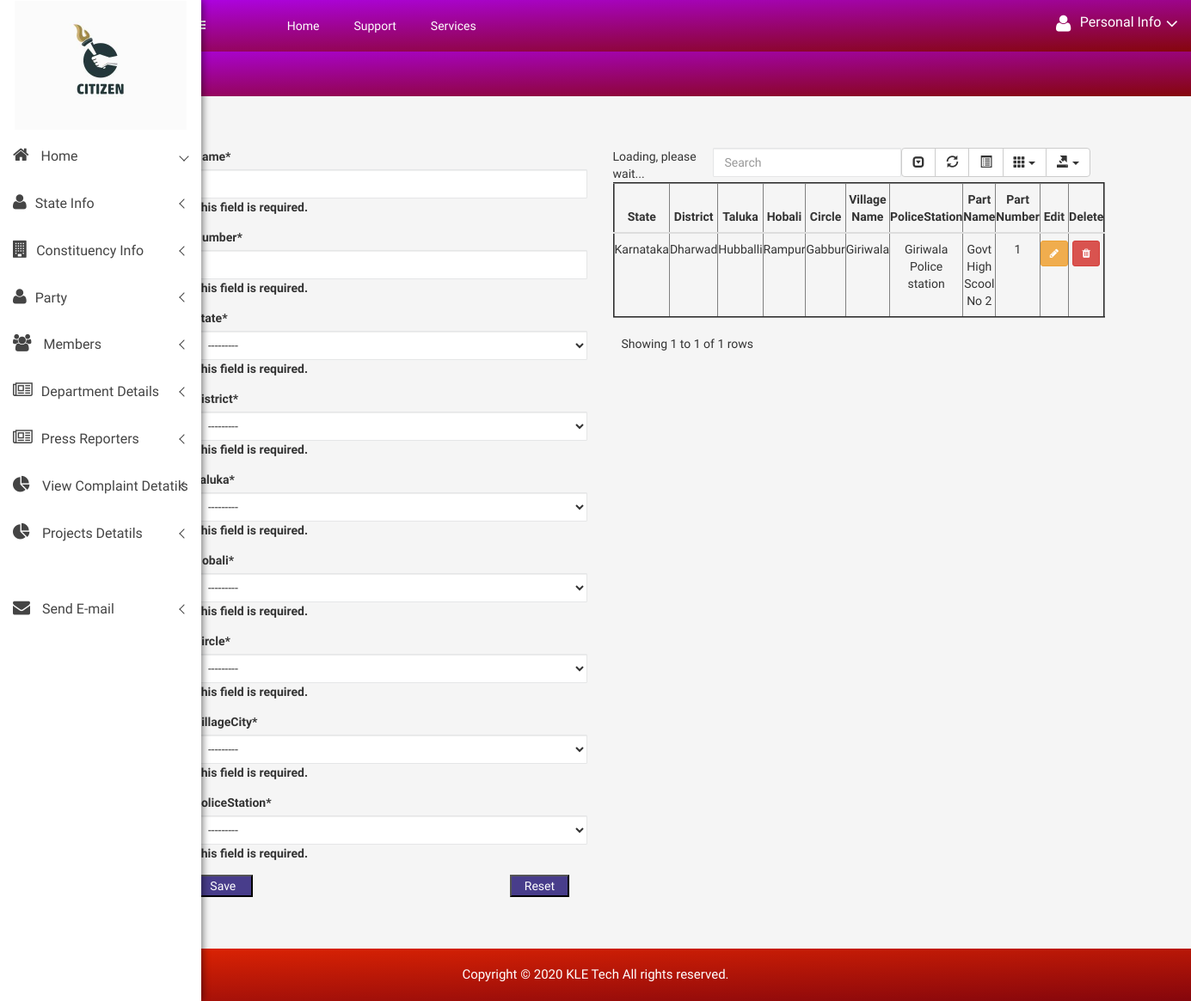
Page /citizen/partdetailcreate/ on the committed database.
### citizen/models.py (models this page shows, shortened)
class State(models.Model):
    Code = models.CharField(max_length=200)
    State = models.CharField(max_length=200, )
    def __str__(self):
        return self.State

class PartDetails(models.Model):
    Name = models.CharField(max_length=200)
    Number = models.IntegerField()
    State = models.ForeignKey('State', on_delete=models.CASCADE)
    District = models.ForeignKey('District', on_delete=models.CASCADE)
    Taluka = models.ForeignKey('Taluka', on_delete=models.CASCADE)
    Hobali = models.ForeignKey('Hobali', on_delete=models.CASCADE)
    VillageCity = models.ForeignKey('VillageCity', on_delete=models.CASCADE)
    Circle = models.ForeignKey('Circle', on_delete=models.CASCADE)
    PoliceStation = models.ForeignKey('PoliceStation', on_delete=models.CASCADE)

class District(models.Model):
    Code = models.CharField(max_length=200)
    Name = models.CharField(max_length=200)
    State = models.ForeignKey('State', on_delete=models.CASCADE)
    def __str__(self):
        return self.Name

class Taluka(models.Model):
    State = models.ForeignKey('State', on_delete=models.SET_NULL, null=True)
    District = models.ForeignKey('District', on_delete=models.SET_NULL, null=True)
    Code = models.CharField(max_length=200)
    Name = models.CharField(max_length=200)
    def __str__(self):
        return self.Name

class Hobali(models.Model):
    Name = models.CharField(max_length=200)
    State = models.ForeignKey('State', on_delete=models.CASCADE)
    District = models.ForeignKey('District', on_delete=models.CASCADE)
    Taluka = models.ForeignKey('Taluka', on_delete=models.CASCADE)
    def __str__(self):
        return self.Name

class Circle(models.Model):
    State = models.ForeignKey('State', on_delete=models.CASCADE)
    District = models.ForeignKey('District', on_delete=models.CASCADE)
    Taluka = models.ForeignKey('Taluka', on_delete=models.CASCADE)
    Hobali = models.ForeignKey('Hobali', on_delete=models.CASCADE)
    Name = models.CharField(max_length=200)
    def __str__(self):
        return self.Name

class VillageCity(models.Model):
    Name = models.CharField(max_length=200)
    Pincode = models.IntegerField()
    State = models.ForeignKey('State', on_delete=models.CASCADE)
    District = models.ForeignKey('District', on_delete=models.CASCADE)
    Taluka = models.ForeignKey('Taluka', on_delete=models.CASCADE)
    Hobali = models.ForeignKey('Hobali', on_delete=models.CASCADE)
    Circle = models.ForeignKey('Circle', on_delete=models.CASCADE)
    def __str__(self):
        return self.Name

class PoliceStation(models.Model):
    Name = models.CharField(max_length=200)
    State = models.ForeignKey('State', on_delete=models.CASCADE)
    District = models.ForeignKey('District', on_delete=models.CASCADE)
    Taluka = models.ForeignKey('Taluka', on_delete=models.CASCADE)
    Hobali = models.ForeignKey('Hobali', on_delete=models.CASCADE)
    VillageCity = models.ForeignKey('VillageCity', on_delete=models.CASCADE)
    Circle = models.ForeignKey(Circle, on_delete=models.CASCADE)

### citizen/views.py (the view)
# urls.py: path('partdetailcreate/', views.partdetailcreate, name='partdetailcreate'),
def partdetailcreate(request):
    form = PartDetailsForms(request.POST)
    if form.is_valid():
        form.save()
        return redirect('citizen:partdetailcreate')
    return render(request, 'citizen/PartDetails_form.html',
                  {'form': form, 'partdetails': PartDetails.objects.all().order_by('Name')})

### citizen/forms.py (shortened to what this page needs)
class PartDetailsForms(forms.ModelForm):
    class Meta:
        model = PartDetails
        fields = ('Name', 'Number', 'State', 'District', 'Taluka', 'Hobali', 'Circle', 'VillageCity', 'PoliceStation')
    def __init__(self, *args, **kwargs):
        super().__init__(*args, **kwargs)
        self.fields['PoliceStation'].queryset = PoliceStation.objects.none()

### citizen/templates/citizen/PartDetails_form.html (shortened to what this page needs)
{% extends 'citizen/base.html' %}
    {% load static %}
{% block body %}
 {% include "citizen/sidebar.html" %}
 <div class="all-content-wrapper">
        <div class="container-fluid">
            <div class="row">
                <div class="col-lg-12 col-md-12 col-sm-12 col-xs-12">
                    <div class="logo-pro">
                        <a href="index.html"><img class="main-logo" src="img/logo/logo.png" alt="" /></a>
                    </div>
                </div>
            </div>
        </div>
        <div class="header-advance-area">
            <div class="header-top-area">
                <div class="container-fluid">
                    <div class="row">
                        <div class="col-lg-12 col-md-12 col-sm-12 col-xs-12">
                            <div class="header-top-wraper">
                                <div class="row">
                                    <div class="col-lg-1 col-md-0 col-sm-1 col-xs-12">
                                        <div class="menu-switcher-pro">
                                            <button type="button" id="sidebarCollapse" class="btn bar-button-pro header-drl-controller-btn btn-info navbar-btn">
												</button>
                                        </div>
                                    </div>
                                   <div class="col-lg-6 col-md-7 col-sm-6 col-xs-12">
                                        <div class="header-top-menu tabl-d-n">
                                            <ul class="nav navbar-nav mai-top-nav">
                                                <li class="nav-item"><a href="{% url 'citizen:admin_index' %}" class="nav-link">Home</a>
                                                </li>
                                                <li class="nav-item"><a href="{% url 'citizen:admin_index' %}" class="nav-link">Support</a>
                                                </li>
                                                <li class="nav-item"><a href="#" class="nav-link">Services</a>
                                                </li>
                                            </ul>
                                        </div>
                                    </div>
                                    <div class="col-lg-5 col-md-5 col-sm-12 col-xs-12">
                                        <div class="header-right-info">
                                            <ul class="nav navbar-nav mai-top-nav header-right-menu">
                                                <li class="nav-item">
                                                <li class="nav-item">
                                                    <a href="#" data-toggle="dropdown" role="button" aria-expanded="false" class="nav-link dropdown-toggle">
															<i class="fa fa-user adminpro-user-rounded header-riht-inf" aria-hidden="true"></i>
															<span class="admin-name">Personal Info</span>
															<i class="fa fa-angle-down adminpro-icon adminpro-down-arrow"></i>
														</a>
                                        </div>
                                    </div>
                                </div>
                            </div>
                        </div>
                    </div>
                </div>
            </div>
            <div class="breadcome-area">
                <div class="container-fluid">
                    <div class="row">
                        <div class="col-lg-12 col-md-12 col-sm-12 col-xs-12">
                            <div class="breadcome-list single-page-breadcome">
                                <div class="row">
                                    <div class="col-lg-6 col-md-6 col-sm-6 col-xs-6">
                                    </div>
                                </div>
                            </div>
                        </div>
                    </div>
                </div>
            </div>
        </div>
<br>
<br>
<br>
<div class="container">
    {% load crispy_forms_tags %}
    <div class = "row">
        <div class="col-lg-5">
            <form method="post" id="PartDetailsForms" data-District-url="{% url 'citizen:ajax_load_Police' %}"  novalidate>
    <table>
     {{form|crispy}}
    </table>
    <button class="button" type="submit"  style="width:15%;background:darkslateblue;color:white;">Save</button>&emsp;&emsp;&emsp;&emsp;&emsp;&emsp;&emsp;&emsp; &emsp;&emsp;&emsp;&emsp; &emsp;&emsp;&emsp;&emsp; &emsp;&emsp;&emsp;&emsp;
                 <button class="button1" type="reset" value="Reset" style="width:15%;background:darkslateblue;color:white;">Reset</button>
  </form>
        </div>
        <div class = "col-lg-6">
            {% if partdetails %}
 <table class="table"  style="width:100%;" border="2" id="table" data-toggle="table" data-pagination="true" data-search="true" data-show-columns="true"
                    data-show-pagination-switch="true" data-show-refresh="true" data-key-events="true"
                    data-show-toggle="true" data-resizable="true" data-cookie="true"
                                            data-cookie-id-table="saveId" data-show-export="true"
                    data-click-to-select="true" data-toolbar="#toolbar" >
     <thead>
         <th><center>State</center></th>
         <th><center>District</center></th>
         <th><center>Taluka</center></th>
         <th><center>Hobali</center></th>
         <th><center>Circle</center></th>
         <th><center>Village Name</center></th>
         <th><center>PoliceStation</center></th>
         <th><center>Part Name </center></th>
         <th><center>Part Number</center></th>
         <th><center>Edit</center></th>
         <th><center>Delete</center></th>
     </thead>
     <tbody id="myTable">
     {% for i in  partdetails %}
     <tr>
          <td><center>{{i.State.State}}</center></td>
         <td><center>{{i.District.Name}}</center></td>
         <td><center>{{i.Taluka.Name}}</center></td>
         <td><center>{{i.Hobali.Name}}</center></td>
          <td><center>{{i.Circle.Name}}</center></td>
         <td><center>{{i.VillageCity.Name}}</center></td>
         <td><center>{{i.PoliceStation.Name}}</center></td>
          <td><center>{{i.Name}}</center></td>
         <td><center>{{i.Number}}</center></td>
         <td><center>
             <a class="btn btn-sm btn-warning"  href="#">
                 <i class="fa fa-pencil" ></i>
             </a></center>
         </td>
         <td><center>
              <a class="btn btn-sm btn-danger" href="/delete_partdetails/{{i.id}}">
                 <i class="fa fa-trash"></i>
             </a></center>
         </td>
     </tr>
     {% endfor %}
     </tbody>
 </table>
            {% endif %}
        </div>
    </div>
</div>
</div>
<br>
<br>
<br>
     <div class="footer-copyright-area">
            <div class="container-fluid">
                <div class="row">
                    <div class="col-lg-12">
                        <div class="footer-copy-right">
                            <p>Copyright © 2020 <a href="https://www.kletech.ac.in">KLE Tech</a> All rights reserved.</p>
                        </div>
                    </div>
                </div>
            </div>
        </div>
{% endblock %}

### citizen/static/css/main.css (style rules this page uses)
html { color: #222; font-size: 1em; line-height: 1.4; }
audio, canvas, iframe, img, svg, video { vertical-align: middle; }

### citizen/static/style.css (style rules this page uses)
html, body { height: 100%; font-family: 'Play', sans-serif;font-weight:400;background:#f5f5f5; }
img { max-width:100%;height:auto }
p { margin:0 0 15px; }
a { transition: all 0.3s ease 0s;text-decoration:none; }
a:visited, a:link, a:active { text-decoration: none; }
ul { list-style: outside none none; margin: 0; padding: 0 }
.all-content-wrapper { margin-left: 205px; transition: all 0.3s; }
.bar-button-pro { margin: 13px 0px; }
.menu-switcher-pro { transition:all .4s ease 0s; }
.menu-switcher-pro button { background: none; border:none; }
.footer-copyright-area { background: -webkit-linear-gradient(178deg, #e12503 0%, #85060c 100%); background: linear-gradient(178deg, #e12503 0%, #85060c 100%); padding: 20px 0px; text-align: center; }
.footer-copy-right p { margin: 0px; font-size: 15px; color: #fff; }
.footer-copy-right a { color:#fff; text-decoration:none; }
.header-top-menu .navbar-nav>li>a { padding: 20px 20px; color: #fff; font-size:14px; }
.header-right-info .navbar-nav { float:right; padding:17px 0px; }
.header-right-info ul.header-right-menu li { display:inline-block; }
.header-right-info ul.header-right-menu > li > a { display:inline-block; color:#fff; padding: 0px 0px 0px 20px; font-size:22px; text-decoration:none; position:relative; }
.header-right-info .admin-name { display: inline-block; color: #fff; font-size: 16px; position: relative; top: -4px; margin-left:5px; }
.breadcome-list { padding-top:30px; padding-bottom:100px; }
.form-control { background-color: #FFFFFF; background-image: none; border: 1px solid #e5e6e7; border-radius: 1px; color: inherit; display: block; padding: 6px 12px; transition: border-color 0.15s ease-in-out 0s, box-shadow 0.15s ease-in-out 0s; width: 100%; }
.header-advance-area { background: -webkit-linear-gradient(178deg, #ad03e1 0%, #85060c 100%); background: linear-gradient(178deg, #ad03e1 0%, #85060c 100%); }
.header-top-area { position: fixed; background: -webkit-linear-gradient(178deg, #ad03e1 0%, #85060c 100%); background: linear-gradient(178deg, #ad03e1 0%, #85060c 100%); z-index: 99; left: 200px; right: 0; top: 0; margin: 0 auto; transition: all 0.3s; }
.breadcome-list.single-page-breadcome { padding-top: 30px; padding-bottom: 30px; }

### rows in the picture
State: State "---------"
PartDetails: State.State "Karnataka", District.Name "Dharwad", Taluka.Name "Hubballi", Hobali.Name "Rampur", Circle.Name "Gabbur", VillageCity.Name "Giriwala", PoliceStation.Name "Giriwala Police station", Name "Govt High Scool No 2", Number "1"
